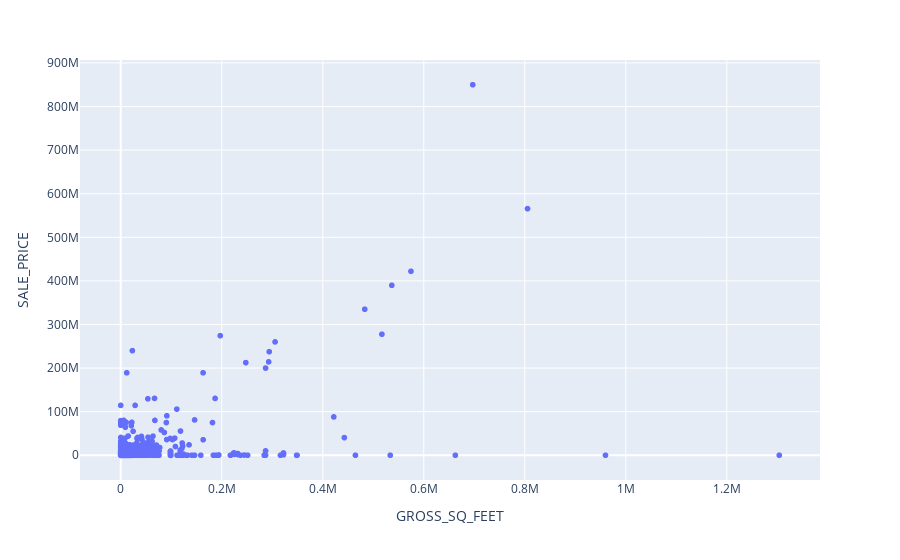

Notebook cell for this chart:
### Code cell
# Make a Plotly Express scatter plot of GROSS_SQUARE_FEET vs SALE_PRICE
import plotly .express as px
px.scatter(df, x='GROSS_SQ_FEET', y='SALE_PRICE')

### Figure 1 — Plotly figure (JSON) as saved in the notebook; plotly's stock layout.template omitted (floating-point values rounded to 4 significant figures; data arrays with more than 128 entries replaced by an {"elided": "..."} marker saying what was removed)
{"data": [{"hoverlabel": {"namelength": 0}, "hovertemplate": "GROSS_SQ_FEET=%{x}<br>SALE_PRICE=%{y}", "legendgroup": "", "marker": {"color": "#636efa", "symbol": "circle"}, "mode": "markers", "name": "", "showlegend": false, "type": "scattergl", "x": {"elided": "23040 int values"}, "xaxis": "x", "y": {"elided": "23040 int values"}, "yaxis": "y"}], "layout": {"legend": {"tracegroupgap": 0}, "margin": {"t": 60}, "xaxis": {"anchor": "y", "domain": [0, 1], "title": {"text": "GROSS_SQ_FEET"}}, "yaxis": {"anchor": "x", "domain": [0, 1], "title": {"text": "SALE_PRICE"}}}}
